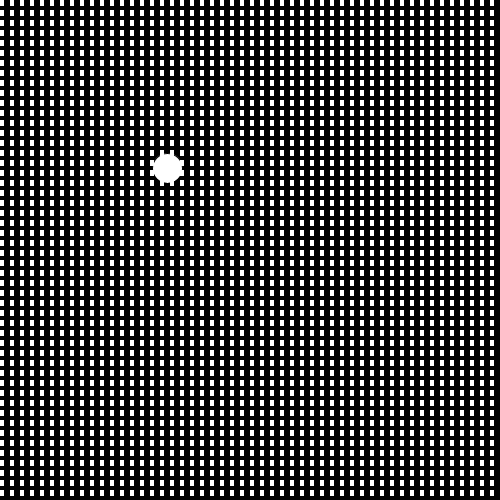
Frame 1 (no input)
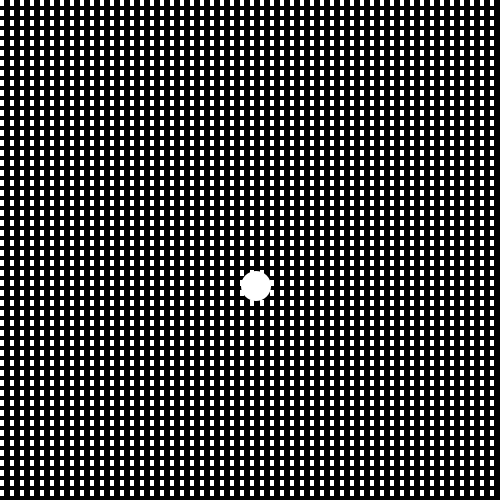
Frame 60 (the mouse pressed at the canvas centre just before this capture)
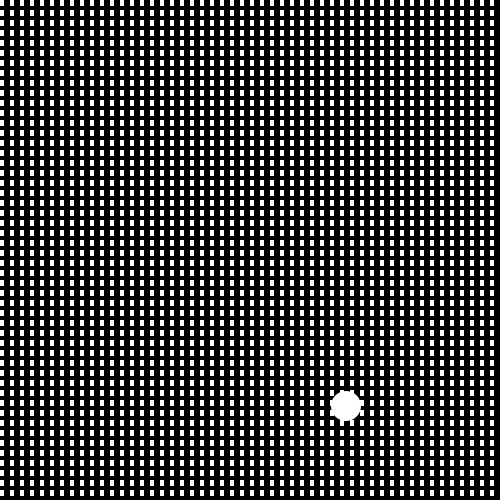
Frame 120 (the mouse held since frame 60 and released just before this capture)

The Processing sketch that drew these frames (run headless with seeded random() and noise(); from frame 60 on, the mouse is pressed at the canvas centre):

// Processing sketch: s05t02IsidoraGarin
// ── s05t02IsidoraGarin.pde
//UDD - Expresión Digital II
//s05t02IsidoraGarín
//Reescribir el programa s05e01 bajo nuevos parámetros de notación


//Variables de posición, velocidad y dirección ejes x e y
float posx, posy, velx, vely, dirx, diry;
//Variables tamaño de diámetro, stroke y cambio dirección rectángulos
float dia, sw, m, n;
//Variables para colores
color bla, neg, tur, ver;


void setup () {
  size (500, 500);
  
  //Inicialización de posición, velocidad y dirección eje x e y
  posx = width/3;
  posy = width/3;
  velx = 1.5;
  vely = 2;
  dirx = 1;
  diry = 1;
  
  //Inicialización de diámetro, strokeWeight y dirección rectángulos
  dia = 30;
  sw = 4;
  m = 4;
  n = 6;
  
  //Colores
  bla = color (255, 255, 255); //blanco
  neg = color (0, 0, 0); //negro
  tur = color (27, 204, 167); //turquesa
  ver = color (128, 255, 130); //verde
}


void draw () {
  //Velocidad
  posx = posx + velx * dirx;
  posy = posy + vely * diry;
  
  //Si posx mayor al ancho, cambia dirección, fill turquesa, stroke verde de 4
  if (posx > width - dia/2) {
    dirx *= -1;
    stroke (ver);
    strokeWeight (sw);
    fill (tur);
    //if para cambio de valor de m y n
    if (m == 4) {
      m = 6;
      n = 4;
    } else if (m == 6) {
      m = 4;
      n = 6;
    }
  }
  
  //Si posx menor a 0, cambia dirección, fill verde, stroke blanco de 4
  if (posx < 0 + dia/2) {
    dirx *= -1;
    stroke (bla);
    strokeWeight (sw);
    fill (ver);  
    //if para cambio de valor de m y n
    if (m == 4) {
      m = 6;
      n = 4;
    } else if (m == 6) {
      m = 4;
      n = 6;
    }
  }
  
  //Si posy mayor al ancho, cambio dirección, fill blanco, stroke turquesa de 4
  if (posy > height - dia/2) {
    diry *= -1;
    stroke (tur);
    strokeWeight (sw);
    fill (bla);  
    //if para cambio de valor de m y n
    if (m == 4) {
      m = 6;
      n = 4;
    } else if (m == 6) {
      m = 4;
      n = 6;
    }
  }
  
  //Si posy menor a 0, cambia dirección, fill blanco, stroke turquesa de 4
  if (posy < 0 + dia/2) {
    diry *= -1;
    stroke (tur);
    strokeWeight (sw);
    fill (bla);
    //if para cambio de valor de m y n
    if (m == 4) {
      m = 6;
      n = 4;
    } else if (m == 6) {
      m = 4;
      n = 6;
    }
  }
  
  //Color de fondo y ellipse
  background (neg);
  ellipse (posx, posy, dia, dia);
  
  //for para generar un patrón de rectángulos que cambian de dirección
  for (int i = 0; i <= width; i += 10) {
    for (int j = 0; j <= height; j += 10) {
      noStroke ();
      //fill (tur);
      rect (i, j, m, n);
    }  
  }
}
